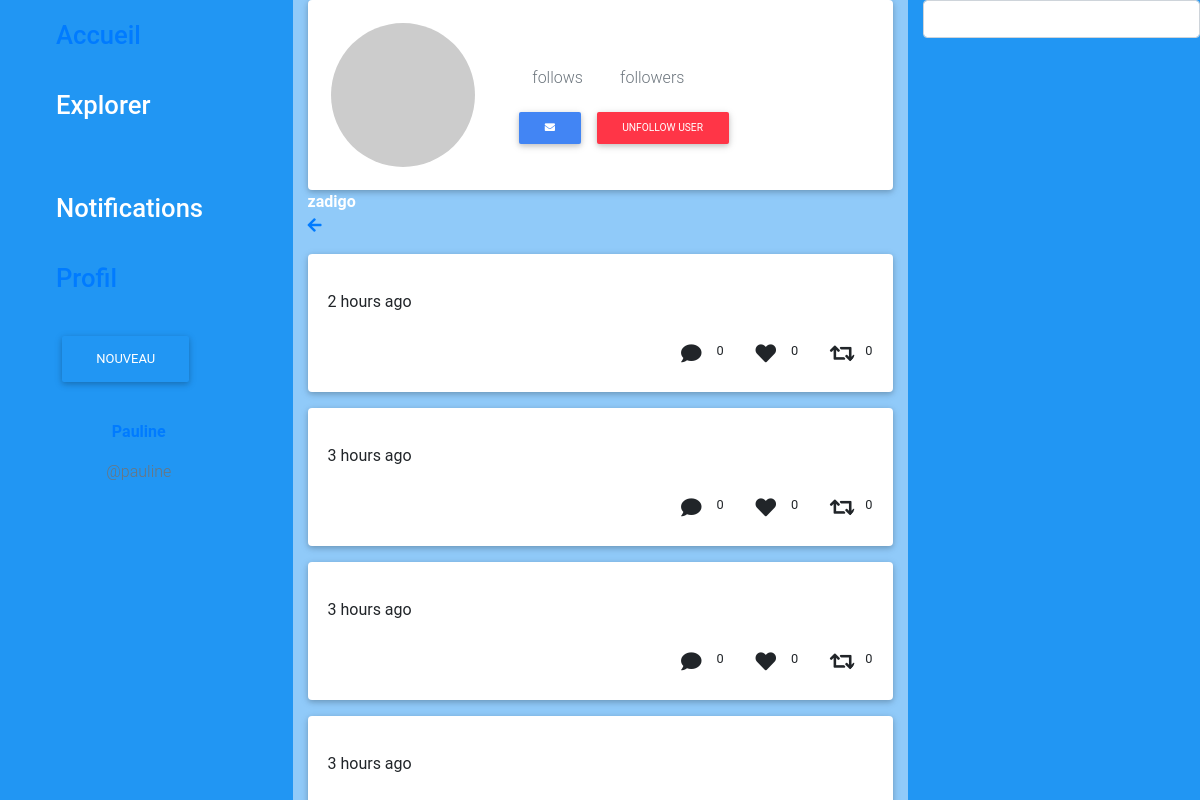
The page /feed/u/zadigo (signed in) on the database its author committed.
### accounts/models.py (models this page shows, shortened)
class MyUser(AbstractBaseUser):
    email       = models.EmailField(max_length=255, unique=True)
    firstname      = models.CharField(max_length=100, null=True, blank=True)
    lastname         = models.CharField(max_length=100, null=True, blank=True)
    username         = models.CharField(max_length=50, null=True, blank=True, unique=True)
    is_active        = models.BooleanField(default=True)
    is_admin            = models.BooleanField(default=False)
    is_staff            = models.BooleanField(default=False)
    objects = MyUserManager()
    USERNAME_FIELD = 'email'
    REQUIRED_FIELDS = []

class MyUserProfile(models.Model):
    myuser = models.OneToOneField(MyUser, on_delete=models.CASCADE)
    customer_id = models.CharField(max_length=100, blank=True, null=True, help_text='Stripe customer ID')
    birthdate = models.DateField(default=timezone.now, blank=True, null=True)
    telephone = models.CharField(max_length=20, blank=True, null=True)
    address = models.CharField(max_length=150, blank=True, null=True)
    city  = models.CharField(max_length=100, blank=True, null=True)
    zip_code = models.IntegerField(blank=True, null=True)
    follows   = models.ManyToManyField('self', related_name='followed_by', symmetrical=False)
    avatar   = ProcessedImageField(
        processors=[ResizeToCover(100, 100)],
        format='JPEG',
        options={'quality': 80},
        upload_to=upload_to,
        blank=True,
        null=True
    )

### feed/models.py (models this page shows, shortened)
class AbstractMessage(models.Model):
    user = models.ForeignKey(
        USER_MODEL,
        on_delete=models.CASCADE
    )
    text = models.CharField(max_length=255, blank=True, null=True)
    visibility = models.CharField(
        max_length=100,
        choices=VisibilityChoices.choices,
        default=VisibilityChoices.PUBLIC
    )
    hashtags = models.ManyToManyField(
      Hashtag,
      blank=True
    )
    schedule = models.DateTimeField(
        default=timezone.now,
        blank=True,
        null=True,
        validators=[validate_scheduling_date]
    )
    scheduled = models.BooleanField(default=False)
    created_on = models.DateTimeField(auto_now_add=True)
    class Meta:
        abstract = True
        ordering = ['-created_on', '-pk']
        indexes = [
            models.Index(fields=['user'])
        ]

class Conversation(AbstractMessage):
    objects = ConversationsManager.as_manager()

### feed/views.py (the view)
# urls.py: url(r'^u/(?P<username>\w+)$', views.UserTimeLine.as_view(), name='user_timeline'),
class UserTimeLine(LoginRequiredMixin, CustomDetailView):
    template_name = 'pages/user_feed.html'

### feed/views.py (called while the page is built)
    def get_object(self, queryset=None):
        if queryset is None:
            queryset = self.get_queryset()
        username = self.kwargs.get('username')
        if username is not None:
            queryset = queryset.filter(username__iexact=username)
            try:
                user_timeline_to_view = queryset.get()
            except:
                raise Http404(f"The following user '{username}' could not be found")
            return user_timeline_to_view
        else:
            raise AttributeError('CustomDetailView should be called with a username in the url parameters')

### feed/templates/pages/user_feed.html (shortened to what this page needs)
{% extends "pages/index.html" %}
{% load i18n humanize %}
{% block middle_header %}
    <div class="card">
        <div class="profile-banner" style="background-image: url('https://images.unsplash.com/photo-1599231666334-ca0dbd7ad2da?ixlib=rb-1.2.1&ixid=eyJhcHBfaWQiOjEyMDd9&auto=format&fit=crop&w=500&q=80');">
            <div class="card-body">
                <div class="row">
                    <div class="col-4">
                        <div class="avatar">
                            <img src="{{ user_feed.avatar|default:'https://via.placeholder.com/300' }}" class="img-fluid" alt="{{ user_feed.username }}">
                        </div>
                    </div>
                    <div class="col-8 white-text">
                        <h2>{{ user_feed.username }}</h2>
                        <div class="details d-flex flex-direction-row justify-content-left">
                            <p class="font-weight-bolder" id="follows">
                                <a href="{% url 'feed:follows' user_feed.username %}" class="white-text">
                                    {{ user_feed.myuserprofile.follows.count|default:0 }} <span class="text-muted font-weight-light">follows</span>
                                </a>
                            </p>
                            <p class="ml-4 font-weight-bolder" id="followers">
                                <a href="{% url 'feed:followers' user_feed.username %}" class="white-text">
                                    {{ user_feed.myuserprofile.followed_by.count|default:0 }} <span class="text-muted font-weight-light">followers</span>
                                </a>
                            </p>
                        </div>
                        <p>
                            <a href="{% url 'directmessages:messages' user.id user_feed.id %}" class="btn btn-sm btn-primary ml-0">
                                <i class="fa fa-envelope fa-1x"></i>
                            </a>
                            {% if user.username != user_feed.username %}
                                {% if user.myuserprofile in user_feed.myuserprofile.followed_by.all %}
                                    <a href="{% url 'feed:unfollow' user_feed.username %}" class="btn btn-sm btn-danger">
                                        {% trans "Unfollow user" %}
                                    </a>
                                {% else %}
                                    <a href="{% url 'feed:follow' user_feed.username %}" class="btn btn-sm btn-primary">
                                        {% trans "Follow user" %}
                                    </a>
                                {% endif %}
                            {% else %}
                                <a href="{% url 'accounts:profile:home' %}" class="btn btn-sm btn-outline-primary">
                                    {% trans "Editer le profil" %}
                                </a>
                            {% endif %}
                        </p>
                    </div>
                </div>
            </div>
        </div>
    </div>
{% endblock %}
{% block middle %}
    <div class="row">
        <div class="col-12 text-white">
            <div class="username font-weight-bold">{{ user_feed.username }}</div>
            <a href="{% url 'feed:home' %}">
                <i class="fa fa-arrow-left"></i>
            </a>
        </div>
    </div>
    <div class="row">
        <div class="col-12">
            {% for conversation in user_feed.conversation_set.all %}
                {% include "components/cards/conversation.html" %}
            {% endfor %}
        </div>
    </div>
{% endblock %}
{% block right %}
    <div class="row">
        <div class="col-12">
            <form action="{% url 'feed:search' %}" method="get">
                <div class="form-group">
                    <input class="form-control" type="search" name="q" id="search">
                </div>
            </form>
        </div>
    </div>
{% endblock %}

### feed/templates/components/user_handles.html
<div class="col-12 text-center">
    <p class="font-weight-bold">
        <a href="{% url 'feed:user_timeline' user.username %}">
            {{ user.firstname }}
        </a>
    </p>
    <p class="text-muted">@{{ user.username }}</p>
</div>

### feed/templates/components/cards/conversation.html (shortened to what this page needs)
{% load i18n humanize %}
<div class="card mt-3">
    <div class="card-body">
        <p>{{ conversation.created_on|naturaltime }}</p>
        {% include "components/cards/actions.html" %}
    </div>
</div>

### feed/templates/components/cards/actions.html
<div class="actions d-flex flex-direction-row justify-content-right float-right">
    <div class="action-group">
        <div class="btn btn-sm btn-circle z-depth-0">
            <i class="fa fa-comment fa-2x"></i>
        </div>
        <small>
            {{ conversation.comments_set.count|default:0 }}
        </small>
    </div>
    <div class="action-group">
        <div class="btn btn-sm btn-circle z-depth-0" @click="addlike('{{ conversation.id }}')">
            {% if conversation.has_liked %}
                <i id="like-{{ conversation.id }}" class="fas fa-heart red-text fa-2x"></i>
            {% else %}
                <i id="like-{{ conversation.id }}" class="fas fa-heart fa-2x"></i>
            {% endif %}
        </div>
        <small id="likes-count-{{ conversation.id }}">
            {{ conversation.like_set.count|default:0 }}
        </small>
    </div>
    <div class="action-group">
        <div class="btn btn-sm btn-circle z-depth-0" @click="share($el, {{ conversation.id }})">
            <i class="fa fa-retweet fa-2x" @click="share({{ conversation.id }})"></i>
        </div>
        <small>
            {{ conversation.shares_set.count|default:0 }}
        </small>
    </div>
</div>

### static/style.css (style rules this page uses)
.view, body, html { height: 100vh; }
.avatar { height: 150px; width: 150px; border-radius: 50%; overflow: hidden; border: 3px solid white; }
.profile-banner { background-position: center; background-size: cover; background-repeat: no-repeat; }
.btn-circle { width: 30px; height: 30px; text-align: center; padding: 6px 0; font-size: 12px; line-height: 1.428571429; border-radius: 15px; }

### rows shown on the page
MyUser: firstname "Pauline"
MyUser: myuserprofile.follows.count "0", myuserprofile.followed_by.count "1", username "zadigo"
Conversation: created_on "2 hours ago", comments_set.count "0", like_set.count "0", shares_set.count "0"
Conversation: created_on "3 hours ago", comments_set.count "0", like_set.count "0", shares_set.count "0"
Conversation: created_on "3 hours ago", comments_set.count "0", like_set.count "0", shares_set.count "0"
Conversation: created_on "3 hours ago"
